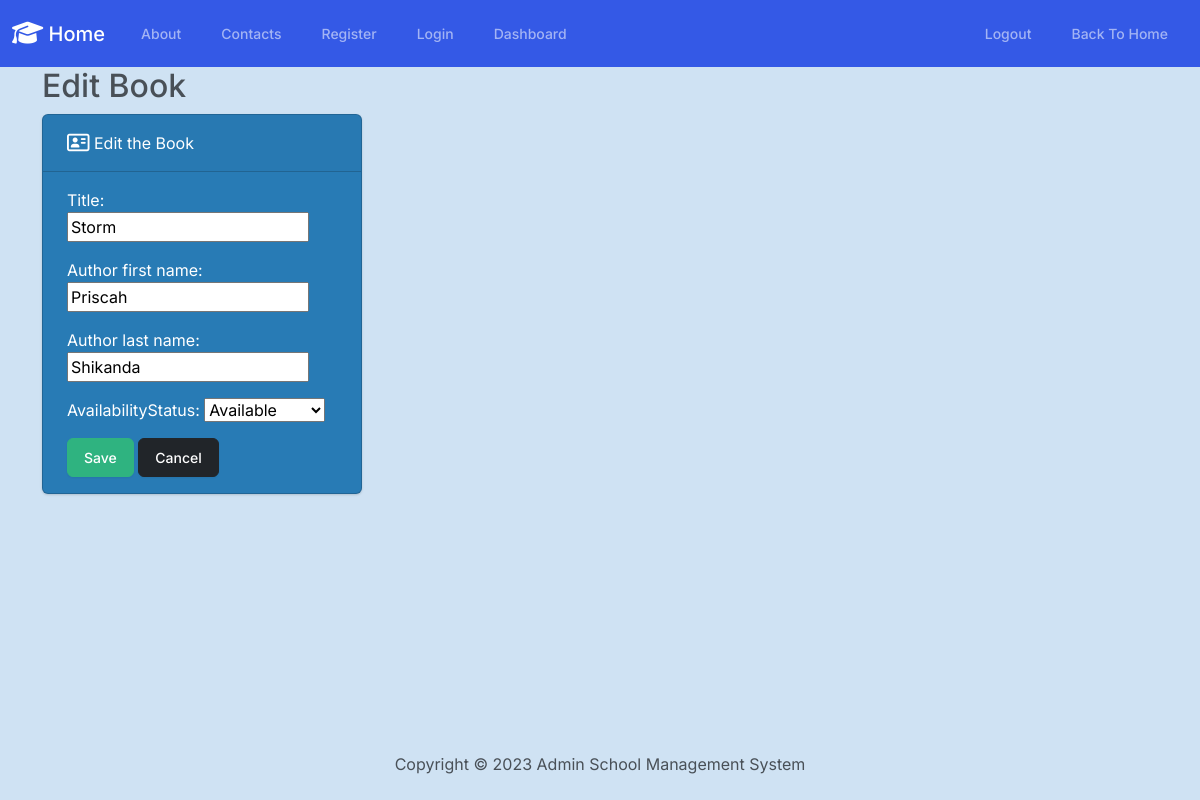
The page /books/edit/1/ on the database its author committed.
### Books/models.py (models this page shows, shortened)
class Book(models.Model):
    title = models.CharField(max_length=50)
    author_first_name = models.CharField(max_length=50)
    author_last_name = models.CharField(max_length=50)
    availabilityStatus = models.CharField(max_length=20, choices=AVAILABILITY_CHOICES, null=True, blank=True)

### Books/views.py (the view)
# urls.py: path('edit/<int:id>/', views.edit, name='edit'),
def edit(request, id):
    book = get_object_or_404(Book, pk=id)
    if request.method == 'POST':
        form = BookForm(request.POST, instance=book)
        if form.is_valid():
            form.save()
            return redirect('Books:view_books')
    else:
        form = BookForm(instance=book)
    return render(request, 'books/edit_book.html', {'form': form, 'book': book})

### Books/forms.py
class BookForm(forms.ModelForm):
    class Meta:
        model = Book
        fields = ["title", "author_first_name", "author_last_name", "availabilityStatus"]

### templates/books/edit_book.html (shortened to what this page needs)
{% extends "layout.html" %}
{% block content %}
    <h2 class="text">Edit Book</h2>
    <div class="row">
        <div class="col-6">
            <div class="card text-white bg-info mb-3" style="max-width: 20rem;">
                <div class="card-header">
                    <i class="fa-regular fa-address-card fa-lg"></i> Edit the Book
                </div>
                <div class="card-body">
                    <form method="post" action="{% url 'Books:edit' book.id %}">
                        {{ form.as_p }}
                        <button type="submit" class="btn btn-success">Save</button>
                        <a class="btn btn-dark">Cancel</a>
                    </form>
                </div>
                </div>
            </div>
        </div>
    </div>
{% endblock %}

### rows shown on the page
Book: title "Storm", author_first_name "Priscah", author_last_name "Shikanda", availabilityStatus "Available"
